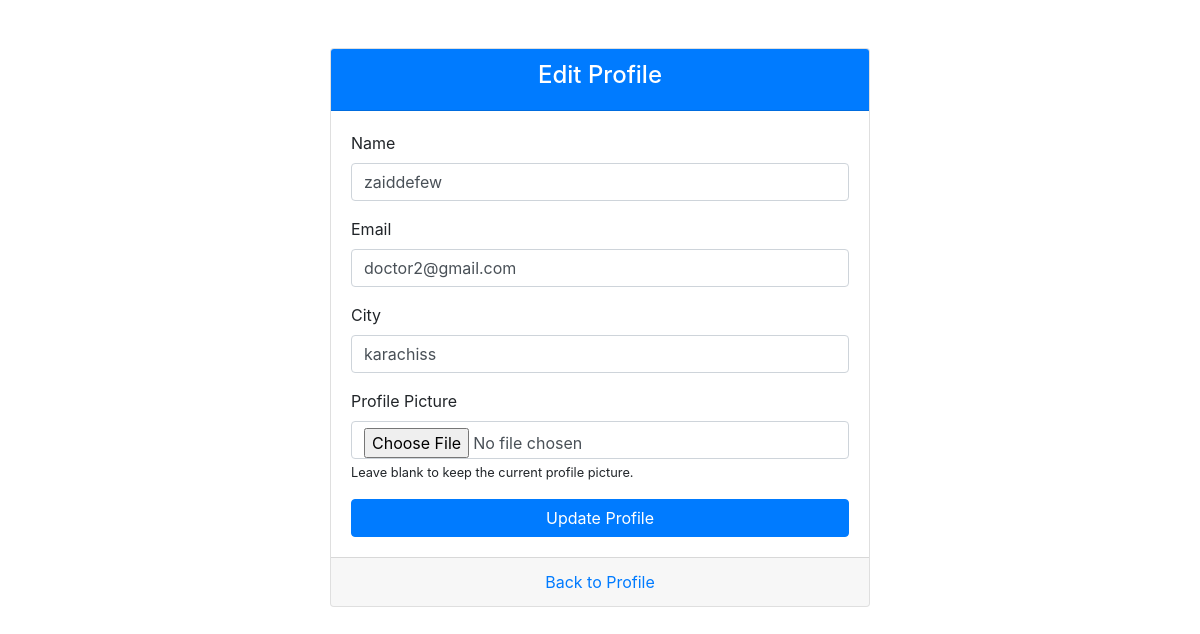
The page /update_profile.php (signed in) on the database its author committed.
### tables this page shows
CREATE TABLE `users` (
  `user_id` int(11) NOT NULL,
  `name` varchar(255) NOT NULL,
  `email` varchar(255) NOT NULL,
  `password` varchar(255) NOT NULL,
  `role_id` int(11) NOT NULL,
  `status` enum('pending','approved','rejected') DEFAULT 'approved',
  `created_at` timestamp NOT NULL DEFAULT current_timestamp(),
  `profile_pic` varchar(255) DEFAULT NULL,
  `city` varchar(255) DEFAULT NULL
);

### update_profile.php (the view, shortened to what this page needs)
<?php
include 'config.php';
$user_id = $_SESSION['user_id'];
$query = "SELECT * FROM users WHERE user_id = '$user_id'";
$result = mysqli_query($connection, $query);
$user = mysqli_fetch_assoc($result);
?>
<!DOCTYPE html>
<html lang="en">
<head>
    <link rel="stylesheet" href="https://stackpath.bootstrapcdn.com/bootstrap/4.5.2/css/bootstrap.min.css">
</head>
<body>
    <div class="container mt-5">
        <div class="row justify-content-center">
            <div class="col-md-6">
                <div class="card">
                    <div class="card-header bg-primary text-white text-center">
                        <h4>Edit Profile</h4>
                    </div>
                    <div class="card-body">
                        <form method="POST" enctype="multipart/form-data">
                            <div class="form-group">
                                <label for="name">Name</label>
                                <input type="text" name="name" class="form-control" id="name" value="<?php echo $user['name']; ?>" required>
                            </div>
                            <div class="form-group">
                                <label for="email">Email</label>
                                <input type="email" name="email" class="form-control" id="email" value="<?php echo $user['email']; ?>" required>
                            </div>
                            <div class="form-group">
                                <label for="city">City</label>
                                <input type="text" name="city" class="form-control" id="city" value="<?php echo $user['city']; ?>" required>
                            </div>
                            <div class="form-group">
                                <label for="profile_pic">Profile Picture</label>
                                <input type="file" name="profile_pic" class="form-control" id="profile_pic" accept="image/*">
                                <small>Leave blank to keep the current profile picture.</small>
                            </div>
                            <button type="submit" name="update" class="btn btn-primary btn-block">Update Profile</button>
                        </form>
                    </div>
                    <div class="card-footer text-center">
                        <a href="profile.php" class="text-primary">Back to Profile</a>
                    </div>
                </div>
            </div>
        </div>
    </div>
</body>
</html>

### rows shown on the page
users: name "zaiddefew", email "doctor2@gmail.com", city "karachiss"
